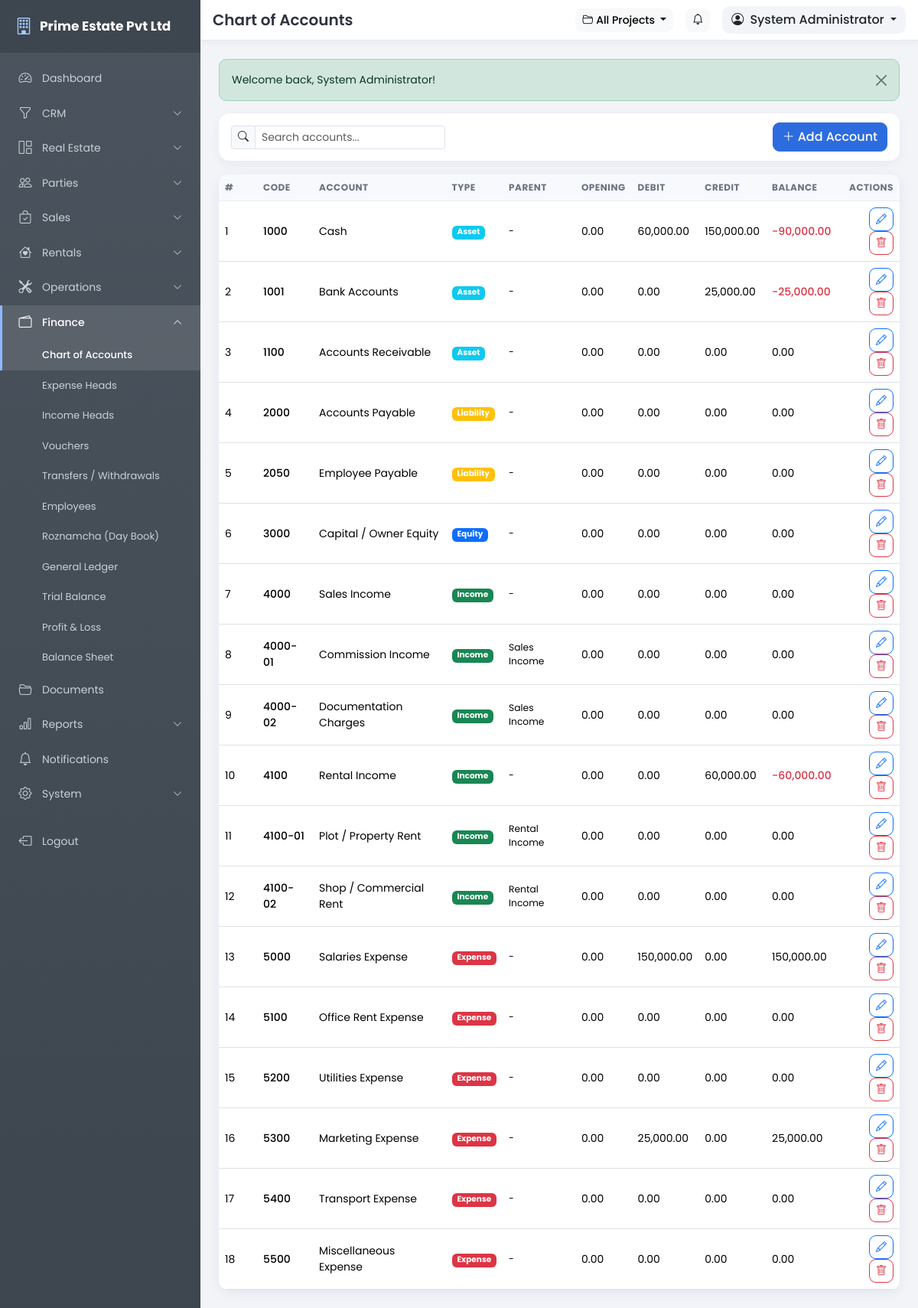
Screenshot of /pages/chart_of_accounts.php (signed in) with the database file from the repository.
### tables this page shows
CREATE TABLE IF NOT EXISTS users (
  id INT UNSIGNED NOT NULL AUTO_INCREMENT,
  role_id INT UNSIGNED NOT NULL,
  branch_id INT UNSIGNED DEFAULT NULL,
  username VARCHAR(80) NOT NULL,
  password VARCHAR(255) NOT NULL,
  full_name VARCHAR(150) NOT NULL,
  email VARCHAR(120) DEFAULT NULL,
  phone VARCHAR(40) DEFAULT NULL,
  photo VARCHAR(255) DEFAULT NULL,
  status TINYINT(1) NOT NULL DEFAULT 1,
  last_login DATETIME DEFAULT NULL,
  remember_token VARCHAR(64) DEFAULT NULL,
  created_date DATE NOT NULL,
  created_time TIME NOT NULL,
  updated_date DATE NOT NULL,
  updated_time TIME NOT NULL,
  PRIMARY KEY (id),
  UNIQUE KEY uq_users_username (username),
  KEY idx_users_role (role_id),
  CONSTRAINT fk_users_role FOREIGN KEY (role_id) REFERENCES roles (id) ON DELETE CASCADE
);

CREATE TABLE IF NOT EXISTS chart_of_accounts (
  id INT UNSIGNED NOT NULL AUTO_INCREMENT,
  code VARCHAR(30) NOT NULL,
  name VARCHAR(180) NOT NULL,
  account_type ENUM('asset','liability','equity','income','expense') NOT NULL,
  parent_id INT UNSIGNED DEFAULT NULL,
  opening_balance DECIMAL(14,2) NOT NULL DEFAULT 0.00,
  created_date DATE NOT NULL,
  created_time TIME NOT NULL,
  updated_date DATE NOT NULL,
  updated_time TIME NOT NULL,
  PRIMARY KEY (id),
  UNIQUE KEY uq_coa_code (code),
  CONSTRAINT fk_coa_parent FOREIGN KEY (parent_id) REFERENCES chart_of_accounts (id) ON DELETE SET NULL
);

### includes/config.php (called while the page is built, shortened)
<?php
function setting($key, $default = '') {
    static $cache = null;
    global $mysqli;
    if ($cache === null) {
        $cache = [];
        if (isset($mysqli)) {
            $rows = db_all("SELECT setting_key, setting_value FROM settings");
            foreach ($rows as $r) {
                $cache[$r['setting_key']] = $r['setting_value'];
            }
        }
    }
    return isset($cache[$key]) && $cache[$key] !== '' ? $cache[$key] : $default;
}

### includes/auth.php (called while the page is built, shortened)
<?php
require_once __DIR__ . '/functions.php';
if (is_logged_in()) {
    $timeout = (int)setting('session_timeout', 60) * 60;
    $user = db_get("SELECT u.*, r.name AS role_name, r.is_super_admin
                    FROM users u
                    JOIN roles r ON r.id = u.role_id
                    WHERE u.id = ?", [$_SESSION['user_id']]);
    if ($user) {
        $user['perms'] = [];
        $rows = db_all("SELECT p.slug FROM role_permissions rp
                        JOIN permissions p ON p.id = rp.permission_id
                        WHERE rp.role_id = ?", [$user['role_id']]);
        foreach ($rows as $r) {
            $user['perms'][] = $r['slug'];
        }
    }
}

### pages/chart_of_accounts.php (the view, shortened to what this page needs)
<?php
require_once '../includes/auth.php';
$title = 'Chart of Accounts';
$canEdit = has_permission('accounting.manage');
$records = db_all("SELECT a.*, p.name AS parent_name,
                   (SELECT COALESCE(SUM(vi.debit),0) FROM voucher_items vi JOIN vouchers v ON v.id = vi.voucher_id WHERE vi.account_id = a.id AND v.status = 'posted') AS total_debit,
                   (SELECT COALESCE(SUM(vi.credit),0) FROM voucher_items vi JOIN vouchers v ON v.id = vi.voucher_id WHERE vi.account_id = a.id AND v.status = 'posted') AS total_credit
                   FROM chart_of_accounts a
                   LEFT JOIN chart_of_accounts p ON p.id = a.parent_id
                   ORDER BY a.account_type, a.code");
$typeColors = ['asset' => 'info', 'liability' => 'warning', 'equity' => 'primary', 'income' => 'success', 'expense' => 'danger'];
include '../includes/header.php';
?>
<div class="toolbar d-flex flex-wrap align-items-center gap-2">
    <div class="input-group input-group-sm" style="max-width:280px">
        <span class="input-group-text"><i class="bi bi-search"></i></span>
        <input type="text" class="form-control table-search" data-table="#dataTable" placeholder="Search accounts...">
    </div>
    <?php if ($canEdit): ?>
    <button class="btn btn-primary ms-auto" data-bs-toggle="modal" data-bs-target="#recordModal" data-add="Add Account"><i class="bi bi-plus-lg me-1"></i>Add Account</button>
    <?php endif; ?>
</div>
<div class="card">
    <div class="card-body p-0">
        <div class="table-responsive">
            <table class="table table-hover mb-0" id="dataTable">
                <thead><tr><th style="width:50px">#</th><th>Code</th><th>Account</th><th>Type</th><th>Parent</th><th>Opening</th><th>Debit</th><th>Credit</th><th>Balance</th><?php if ($canEdit): ?><th class="text-end">Actions</th><?php endif; ?></tr></thead>
                <tbody>
                <?php foreach ($records as $i => $r): ?>
                    <?php $bal = (float)$r['opening_balance'] + (float)$r['total_debit'] - (float)$r['total_credit']; ?>
                    <tr>
                        <td><?= $i + 1 ?></td>
                        <td class="fw-medium"><?= e($r['code']) ?></td>
                        <td><?= e($r['name']) ?></td>
                        <td><span class="badge bg-<?= $typeColors[$r['account_type']] ?>"><?= ucfirst($r['account_type']) ?></span></td>
                        <td class="small"><?= e($r['parent_name'] ?? '-') ?></td>
                        <td><?= fmt_money($r['opening_balance']) ?></td>
                        <td><?= fmt_money($r['total_debit']) ?></td>
                        <td><?= fmt_money($r['total_credit']) ?></td>
                        <td><span class="<?= $bal < 0 ? 'text-danger fw-medium' : '' ?>"><?= fmt_money($bal) ?></span></td>
                        <?php if ($canEdit): ?>
                        <td class="text-end">
                            <button class="btn btn-sm btn-outline-primary" data-bs-toggle="modal" data-bs-target="#recordModal" data-edit='<?= h(json_encode(['id' => $r['id'], 'code' => $r['code'], 'name' => $r['name'], 'account_type' => $r['account_type'], 'parent_id' => $r['parent_id'], 'opening_balance' => $r['opening_balance']])) ?>'><i class="bi bi-pencil"></i></button>
                            <form method="post" class="d-inline" data-confirm="Delete this account?">
                                <button class="btn btn-sm btn-outline-danger"><i class="bi bi-trash"></i></button>
                            </form>
                        </td>
                        <?php endif; ?>
                    </tr>
                <?php endforeach; ?>
                </tbody>
            </table>
        </div>
    </div>
</div>
<?php include '../includes/footer.php'; ?>

### includes/header.php (shortened to what this page needs)
<?php
$company = setting('company_name', APP_NAME);
$activeProject = active_project();
$activeProjectName = $activeProject ? $activeProject['name'] : 'All Projects';
?>
<!DOCTYPE html>
<html lang="en">
<head>
<link href="https://cdn.jsdelivr.net/npm/bootstrap@5.3.3/dist/css/bootstrap.min.css" rel="stylesheet">
<link href="https://cdn.jsdelivr.net/npm/bootstrap-icons@1.11.3/font/bootstrap-icons.min.css" rel="stylesheet">
<link href="<?= BASE_URL ?>/assets/css/style.css" rel="stylesheet">
</head>
<body>
<aside class="sidebar" id="appSidebar">
    <div class="sidebar-brand">
        <a class="brand-link" href="<?= BASE_URL ?>/index.php">
            <i class="bi bi-building"></i>
            <span><?= e($company) ?></span>
        </a>
    </div>
    <?php include __DIR__ . '/sidebar.php'; ?>
</aside>
<div class="main-area">
    <header class="topbar">
        <div class="d-flex align-items-center gap-3 px-3 py-2">
            <h5 class="mb-0 fw-semibold d-none d-sm-block"><?= e($title) ?></h5>
            <div class="ms-auto d-flex align-items-center gap-3">
                <div class="dropdown">
                    <button class="btn btn-light btn-sm dropdown-toggle" type="button" data-bs-toggle="dropdown" aria-expanded="false" title="Active Project">
                        <i class="bi bi-folder2-open me-1"></i><?= e($activeProjectName) ?>
                    </button>
                </div>
                <a href="<?= BASE_URL ?>/pages/notifications.php" class="btn btn-light btn-sm position-relative" title="Notifications">
                    <i class="bi bi-bell"></i>
                </a>
                <div class="dropdown user-drop">
                    <button class="btn dropdown-toggle" type="button" data-bs-toggle="dropdown" aria-expanded="false">
                        <i class="bi bi-person-circle me-1"></i>
                        <?= e($user['full_name'] ?? 'User') ?>
                    </button>
                </div>
            </div>
        </div>
    </header>
    <div class="page-content">
        <?= get_flash() ?>

### assets/css/style.css (style rules this page uses)
:root { --sidebar-bg: #4b545e; --sidebar-bg2: #3d454e; --sidebar-text: #c9d0d8; --sidebar-width: 262px; --primary: #2d6cdf; }
* { box-sizing: border-box; }
body { font-family: 'Poppins', 'Segoe UI', sans-serif; background: #f2f4f8; font-size: 14px; color: #2d3340; }
a { text-decoration: none; }
.sidebar { position: fixed; top: 0; left: 0; bottom: 0; width: var(--sidebar-width); background: linear-gradient(180deg, var(--sidebar-bg), var(--sidebar-bg2)); color: var(--sidebar-text); z-index: 1040; overflow-y: auto; overflow-x: hidden; transition: transform .28s ease; scrollbar-width: thin; }
.sidebar-brand { padding: 18px 20px; border-bottom: 1px solid rgba(255, 255, 255, .08); position: sticky; top: 0; background: rgba(61, 69, 78, .96); z-index: 5; }
.brand-link { color: #fff; font-weight: 700; font-size: 17px; display: flex; align-items: center; gap: 10px; }
.brand-link i { font-size: 22px; color: #a9c9ff; }
.main-area { margin-left: var(--sidebar-width); min-height: 100vh; display: flex; flex-direction: column; }
.topbar { background: #fff; position: sticky; top: 0; z-index: 1030; border-bottom: 1px solid #e6e9ef; box-shadow: 0 2px 10px rgba(20, 40, 80, .05); }
.topbar h5 { color: #2d3340; }
.user-drop .dropdown-toggle { background: #f2f4f8; border: 0; border-radius: 10px; font-weight: 500; }
.page-content { padding: 24px; flex: 1; }
.card { border: 0; border-radius: 14px; box-shadow: 0 4px 16px rgba(20, 40, 80, .07); }
.card-body { padding: 20px; }
.table thead th { background: #f7f9fc; font-size: 12px; text-transform: uppercase; letter-spacing: .5px; color: #6b7280; border-bottom: 1px solid #e8ecf3; white-space: nowrap; }
.table tbody td { vertical-align: middle; }
.btn { border-radius: 9px; font-weight: 500; }
.btn-primary { background: var(--primary); border-color: var(--primary); }
.form-control, .form-select { border-radius: 9px; border-color: #dde3ec; font-size: 14px; }
.toolbar { background: #fff; border-radius: 14px; padding: 12px 16px; box-shadow: 0 4px 14px rgba(20,40,80,.05); margin-bottom: 18px; }
.table-responsive { border-radius: 12px; }

### rows the page displays
users: full_name "System Administrator"
chart_of_accounts: code "1000", name "Cash", account_type "Asset", parent_name "-", opening_balance "0.00", total_debit "60,000.00", total_credit "150,000.00", bal "-90,000.00"
chart_of_accounts: code "1001", name "Bank Accounts", account_type "Asset", parent_name "-", opening_balance "0.00", total_debit "0.00", total_credit "25,000.00", bal "-25,000.00"
chart_of_accounts: code "1100", name "Accounts Receivable", account_type "Asset", parent_name "-", opening_balance "0.00", total_debit "0.00", total_credit "0.00"
chart_of_accounts: code "2000", name "Accounts Payable", account_type "Liability", parent_name "-", opening_balance "0.00", total_debit "0.00", total_credit "0.00"
chart_of_accounts: code "2050", name "Employee Payable", account_type "Liability", parent_name "-", opening_balance "0.00", total_debit "0.00", total_credit "0.00"
chart_of_accounts: code "3000", name "Capital / Owner Equity", account_type "Equity", parent_name "-", opening_balance "0.00", total_debit "0.00", total_credit "0.00"
chart_of_accounts: code "4000", name "Sales Income", account_type "Income", parent_name "-", opening_balance "0.00", total_debit "0.00", total_credit "0.00"
chart_of_accounts: code "4000-01", name "Commission Income", account_type "Income", parent.name "Sales Income", opening_balance "0.00", total_debit "0.00", total_credit "0.00"
chart_of_accounts: code "4000-02", name "Documentation Charges", account_type "Income", parent.name "Sales Income", opening_balance "0.00", total_debit "0.00", total_credit "0.00"
chart_of_accounts: code "4100", name "Rental Income", account_type "Income", parent_name "-", opening_balance "0.00", total_debit "0.00", total_credit "60,000.00", bal "-60,000.00"
chart_of_accounts: code "4100-01", name "Plot / Property Rent", account_type "Income", parent.name "Rental Income", opening_balance "0.00", total_debit "0.00", total_credit "0.00"
chart_of_accounts: code "4100-02", name "Shop / Commercial Rent", account_type "Income", parent.name "Rental Income", opening_balance "0.00", total_debit "0.00", total_credit "0.00"
chart_of_accounts: code "5000", name "Salaries Expense", account_type "Expense", parent_name "-", opening_balance "0.00", total_debit "150,000.00", total_credit "0.00", bal "150,000.00"
chart_of_accounts: code "5100", name "Office Rent Expense", account_type "Expense", parent_name "-", opening_balance "0.00", total_debit "0.00", total_credit "0.00"
chart_of_accounts: code "5200", name "Utilities Expense", account_type "Expense", parent_name "-", opening_balance "0.00", total_debit "0.00", total_credit "0.00"
chart_of_accounts: code "5300", name "Marketing Expense", account_type "Expense", parent_name "-", opening_balance "0.00", total_debit "25,000.00", total_credit "0.00", bal "25,000.00"
chart_of_accounts: code "5400", name "Transport Expense", account_type "Expense", parent_name "-", opening_balance "0.00", total_debit "0.00", total_credit "0.00"
chart_of_accounts: code "5500", name "Miscellaneous Expense", account_type "Expense", parent_name "-", opening_balance "0.00", total_debit "0.00", total_credit "0.00"

### other values shown
$company "Prime Estate Pvt Ltd"
$title "Chart of Accounts"
$activeProjectName "All Projects"
$f['msg'] "Welcome back, System Administrator!"
